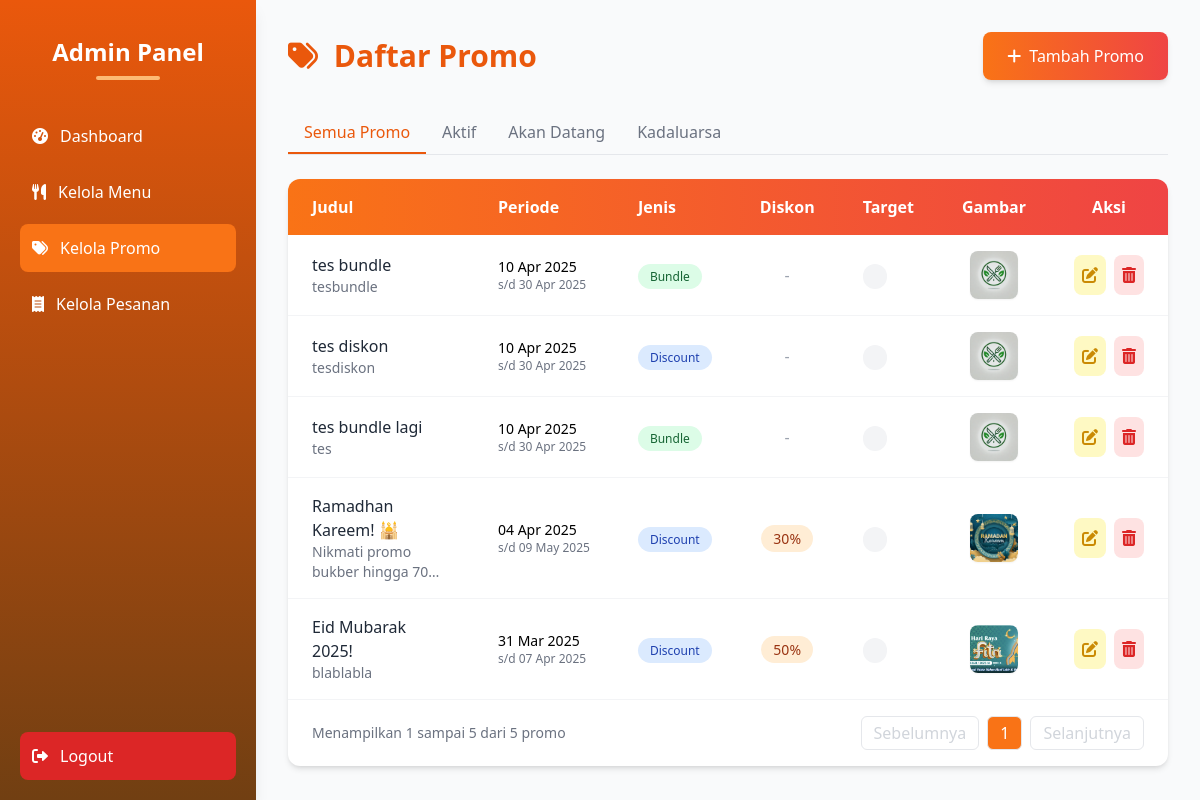
The app's page /admin/promos.php (signed in) with its own data.
### tables this page shows
CREATE TABLE `promos` (
  `id` int NOT NULL,
  `title` varchar(255) NOT NULL,
  `description` text NOT NULL,
  `discount` int DEFAULT NULL,
  `promo_type` enum('bundle','discount') NOT NULL,
  `bundle_price` int DEFAULT NULL,
  `bundle_items` json DEFAULT NULL,
  `bundle_discount_type` enum('percentage','fixed') DEFAULT 'percentage',
  `bundle_discount_value` decimal(10,2) DEFAULT NULL,
  `image` varchar(255) NOT NULL,
  `created_at` datetime DEFAULT CURRENT_TIMESTAMP,
  `updated_at` datetime DEFAULT NULL ON UPDATE CURRENT_TIMESTAMP,
  `start_date` date NOT NULL,
  `end_date` date NOT NULL,
  `menu_target` json DEFAULT NULL COMMENT 'Array of menu IDs that this promo applies to'
);

### admin/promos.php (the view, shortened to what this page needs)
<?php
    include '../config/db.php';
    $perPage = 10;
    $page = isset($_GET['page']) ? (int)$_GET['page'] : 1;
    $offset = ($page - 1) * $perPage;
    $filter = isset($_GET['filter']) ? $_GET['filter'] : 'all';
    $query = "SELECT * FROM promos WHERE 1=1";
    $countQuery = str_replace('SELECT *', 'SELECT COUNT(*) as total', $query);
    $countResult = $conn->query($countQuery);
    $totalPromos = $countResult->fetch_assoc()['total'];
    $totalPages = ceil($totalPromos / $perPage);
    $query .= " ORDER BY start_date DESC LIMIT $offset, $perPage";
    $result = $conn->query($query);
    function buildUrl($params) {
        $currentParams = $_GET;
        $mergedParams = array_merge($currentParams, $params);
        return '?' . http_build_query($mergedParams);
    }
?>
<!DOCTYPE html>
<html lang="id">
<head>
    <script src="https://cdn.tailwindcss.com"></script>
    <link rel="stylesheet" href="https://cdnjs.cloudflare.com/ajax/libs/font-awesome/6.0.0/css/all.min.css">
</head>
<body class="bg-gray-50 min-h-screen flex">
    <div class="h-screen w-64 bg-gradient-to-b from-orange-600 to-yellow-900 text-white p-5 shadow-lg fixed flex flex-col">
        <div class="text-center mb-8 pt-4">
            <h2 class="text-2xl font-bold mb-2">Admin Panel</h2>
            <div class="w-16 h-1 bg-orange-300 mx-auto rounded-full"></div>
        </div>
        <nav class="flex-1">
            <ul class="space-y-2">
                <li>
                    <a href="dashboard.php" class="flex items-center p-3 rounded-lg hover:bg-orange-500 transition-colors">
                        <i class="fas fa-tachometer-alt mr-3"></i> Dashboard
                    </a>
                </li>
                <li>
                    <a href="menu.php" class="flex items-center p-3 rounded-lg hover:bg-orange-500 transition-colors">
                        <i class="fas fa-utensils mr-3"></i> Kelola Menu
                    </a>
                </li>
                <li>
                    <a href="promos.php" class="flex items-center p-3 rounded-lg bg-orange-500 transition-colors">
                        <i class="fas fa-tags mr-3"></i> Kelola Promo
                    </a>
                </li>
                <li>
                    <a href="order.php" class="flex items-center p-3 rounded-lg hover:bg-orange-500 transition-colors">
                        <i class="fas fa-receipt mr-3"></i> Kelola Pesanan
                    </a>
                </li>
            </ul>
        </nav>
        <a href="logout.php" class="flex items-center p-3 rounded-lg bg-red-600 hover:bg-red-700 transition-colors">
            <i class="fas fa-sign-out-alt mr-3"></i> Logout
        </a>
    </div>
    <div class="flex-1 ml-64 p-8">
        <div class="flex justify-between items-center mb-8">
            <h2 class="text-3xl font-bold text-orange-600">
                <i class="fas fa-tags mr-2"></i> Daftar Promo
            </h2>
            <a href="add_promo.php" class="bg-gradient-to-r from-orange-500 to-red-500 text-white px-6 py-3 rounded-lg shadow-md hover:opacity-90 transition flex items-center">
                <i class="fas fa-plus mr-2"></i> Tambah Promo
            </a>
        </div>
        <div class="flex mb-6 border-b border-gray-200">
            <a href="<?= buildUrl(['filter' => 'all', 'page' => 1]) ?>"
               class="px-4 py-2 font-medium <?= $filter == 'all' ? 'text-orange-600 border-b-2 border-orange-600' : 'text-gray-500 hover:text-orange-500' ?>">
                Semua Promo
            </a>
            <a href="<?= buildUrl(['filter' => 'active', 'page' => 1]) ?>"
               class="px-4 py-2 font-medium <?= $filter == 'active' ? 'text-orange-600 border-b-2 border-orange-600' : 'text-gray-500 hover:text-orange-500' ?>">
                Aktif
            </a>
            <a href="<?= buildUrl(['filter' => 'upcoming', 'page' => 1]) ?>"
               class="px-4 py-2 font-medium <?= $filter == 'upcoming' ? 'text-orange-600 border-b-2 border-orange-600' : 'text-gray-500 hover:text-orange-500' ?>">
                Akan Datang
            </a>
            <a href="<?= buildUrl(['filter' => 'expired', 'page' => 1]) ?>"
               class="px-4 py-2 font-medium <?= $filter == 'expired' ? 'text-orange-600 border-b-2 border-orange-600' : 'text-gray-500 hover:text-orange-500' ?>">
                Kadaluarsa
            </a>
        </div>
        <div class="bg-white rounded-xl shadow-md overflow-hidden">
            <div class="overflow-x-auto">
                <table class="w-full">
                    <thead class="bg-gradient-to-r from-orange-500 to-red-500 text-white">
                        <tr>
                            <th class="px-6 py-4 text-left">Judul</th>
                            <th class="px-6 py-4 text-left">Periode</th>
                            <th class="px-6 py-4 text-left">Jenis</th>
                            <th class="px-6 py-4 text-center">Diskon</th>
                            <th class="px-6 py-4 text-left">Target</th>
                            <th class="px-6 py-4 text-center">Gambar</th>
                            <th class="px-6 py-4 text-center">Aksi</th>
                        </tr>
                    </thead>
                    <tbody class="divide-y divide-gray-100">
                        <?php while ($row = $result->fetch_assoc()) {
                            $category = $row['category_target'] ?? '';
                            $badgeColor = '';
                            switch($row['promo_type']) {
                                case 'discount': $badgeColor = 'bg-blue-100 text-blue-800'; break;
                                case 'bundle': $badgeColor = 'bg-green-100 text-green-800'; break;
                            }
                        ?>
                        <tr class="hover:bg-orange-50 transition-colors">
                            <td class="px-6 py-4">
                                <div class="font-medium text-gray-800"><?= htmlspecialchars($row['title']) ?></div>
                                <div class="text-sm text-gray-500 line-clamp-2"><?= htmlspecialchars($row['description']) ?></div>
                            </td>
                            <td class="px-6 py-4 whitespace-nowrap">
                                <div class="text-sm font-medium"><?= date('d M Y', strtotime($row['start_date'])) ?></div>
                                <div class="text-xs text-gray-500">s/d <?= date('d M Y', strtotime($row['end_date'])) ?></div>
                            </td>
                            <td class="px-6 py-4">
                                <span class="px-3 py-1 rounded-full text-xs font-medium <?= $badgeColor ?>">
                                    <?= htmlspecialchars(ucfirst($row['promo_type'])) ?>
                                </span>
                            </td>
                            <td class="px-6 py-4 text-center">
                                <?php if ($row['discount'] > 0): ?>
                                    <span class="px-3 py-1 bg-orange-100 text-orange-800 rounded-full text-sm font-medium">
                                        <?= htmlspecialchars($row['discount']) ?>%
                                    </span>
                                <?php else: ?>
                                    <span class="text-gray-400">-</span>
                                <?php endif; ?>
                            </td>
                            <td class="px-6 py-4">
                                <?php if ($category === 'Semua Kategori'): ?>
                                    <span class="text-gray-500"><?= $category ?></span>
                                <?php else: ?>
                                    <span class="px-3 py-1 bg-gray-100 text-gray-800 rounded-full text-xs font-medium">
                                    </span>
                                <?php endif; ?>
                            </td>
                            <td class="px-6 py-4 text-center">
                                <div class="flex justify-center">
                                    <img src="../assets/images/<?= htmlspecialchars($row['image']) ?>" alt="<?= htmlspecialchars($row['title']) ?>" class="w-12 h-12 object-cover rounded-lg shadow-sm">
                                </div>
                            </td>
                            <td class="px-6 py-4 text-center">
                                <div class="flex justify-center space-x-2">
                                    <a href="edit_promo.php?id=<?= $row['id'] ?>" class="p-2 bg-yellow-100 text-yellow-600 rounded-lg hover:bg-yellow-200 transition-colors" title="Edit">
                                        <i class="fas fa-edit"></i>
                                    </a>
                                    <a href="delete_promo.php?id=<?= $row['id'] ?>" class="p-2 bg-red-100 text-red-600 rounded-lg hover:bg-red-200 transition-colors" title="Hapus" onclick="return confirm('Hapus promo ini?')">
                                        <i class="fas fa-trash-alt"></i>
                                    </a>
                                </div>
                            </td>
                        </tr>
                        <?php } ?>
                    </tbody>
                </table>
            </div>
            <div class="px-6 py-4 border-t border-gray-100 flex items-center justify-between">
                <div class="text-sm text-gray-500">
                    Menampilkan <span class="font-medium"><?= $offset + 1 ?></span> sampai
                    <span class="font-medium"><?= min($offset + $perPage, $totalPromos) ?></span> dari
                    <span class="font-medium"><?= $totalPromos ?></span> promo
                </div>
                <div class="flex space-x-2">
                    <?php if ($page > 1): ?>
                        <a href="<?= buildUrl(['page' => $page - 1]) ?>" class="px-3 py-1 border rounded-md text-gray-500 hover:bg-gray-50">Sebelumnya</a>
                    <?php else: ?>
                        <span class="px-3 py-1 border rounded-md text-gray-300 cursor-not-allowed">Sebelumnya</span>
                    <?php endif; ?>
                    <?php
                    $startPage = max(1, $page - 2);
                    $endPage = min($totalPages, $page + 2);
                    for ($i = $startPage; $i <= $endPage; $i++): ?>
                        <a href="<?= buildUrl(['page' => $i]) ?>"
                           class="px-3 py-1 border rounded-md <?= $i == $page ? 'bg-orange-500 text-white' : 'text-gray-500 hover:bg-gray-50' ?>">
                            <?= $i ?>
                        </a>
                    <?php endfor; ?>
                    <?php if ($page < $totalPages): ?>
                        <a href="<?= buildUrl(['page' => $page + 1]) ?>" class="px-3 py-1 border rounded-md text-gray-500 hover:bg-gray-50">Selanjutnya</a>
                    <?php else: ?>
                        <span class="px-3 py-1 border rounded-md text-gray-300 cursor-not-allowed">Selanjutnya</span>
                    <?php endif; ?>
                </div>
            </div>
        </div>
    </div>
</body>
</html>

### records on screen
promos: title "tes bundle", description "tesbundle", start_date "10 Apr 2025", end_date "30 Apr 2025", promo_type "Bundle", image (placeholder picture)
promos: title "tes diskon", description "tesdiskon", start_date "10 Apr 2025", end_date "30 Apr 2025", promo_type "Discount", image (placeholder picture)
promos: title "tes bundle lagi", description "tes", start_date "10 Apr 2025", end_date "30 Apr 2025", promo_type "Bundle", image (placeholder picture)
promos: title "Ramadhan Kareem! 🕌", description "Nikmati promo bukber hingga…", start_date "04 Apr 2025", end_date "09 May 2025", promo_type "Discount", discount "30", image (picture)
promos: title "Eid Mubarak 2025!", description "blablabla", start_date "31 Mar 2025", end_date "07 Apr 2025", promo_type "Discount", discount "50", image (picture)

### other values on screen
$offset + 1 "1"
min($offset + $perPage, $totalPromos) "5"
$totalPromos "5"
